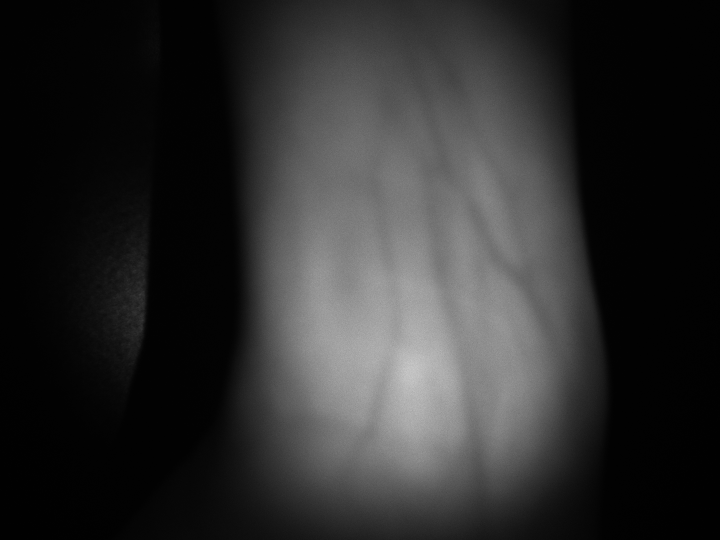
#> input picture vein_images/Left_Vein01850nm.png, 1440 x 1080 px (shown at 1/2 size)
$ jupyter execute --allow-errors kpdet_testbed.ipynb
#> lines starting #> are read from the running program, lines starting #| are printed output that depends on the picture
[cell 1]
import cv2
import numpy as np
import matplotlib.pyplot as plt

[cell 2]
vein_l = cv2.imread(r"./vein_images/Left_Vein01850nm.png",0)
#> vein_l is the input picture: shape (1080, 1440); min 0, max 216, mean 45
vein_r = cv2.imread(r"./vein_images/Right_Vein01850nm.png",0)
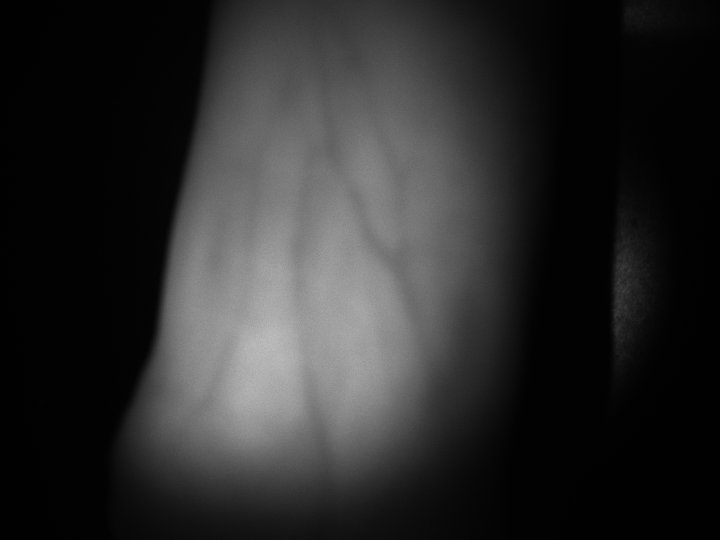
#> input picture vein_images/Right_Vein01850nm.png, 1440 x 1080 px (shown at 1/2 size)
#> vein_r is the input picture: shape (1080, 1440); min 0, max 202, mean 43.2

clahe = cv2.createCLAHE(clipLimit = 8)

feat1 = clahe.apply(vein_l)
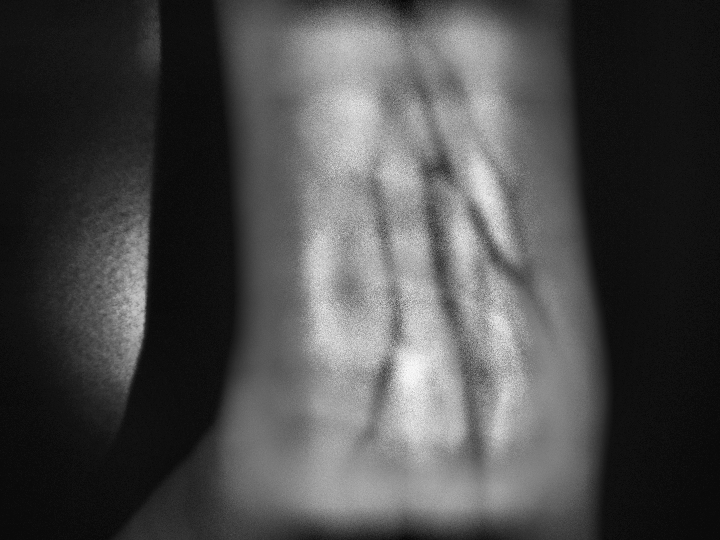
#> feat1: shape (1080, 1440) (shown at 1/2 size); min 0, max 253, mean 74.7
feat2 = clahe.apply(vein_r)
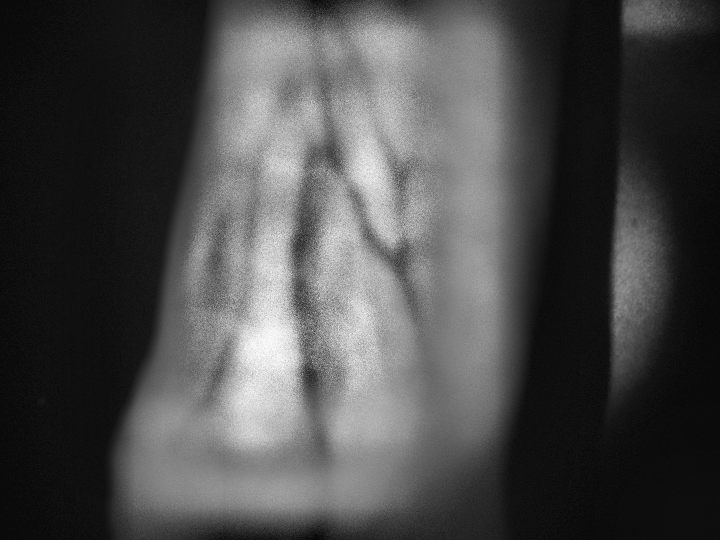
#> feat2: shape (1080, 1440) (shown at 1/2 size); min 0, max 255, mean 74.6

plt.figure(figsize=(30,10))

ax = plt.subplot(1,3,1)

plt.imshow(feat1,cmap='gray')

# target image

ax = plt.subplot(1,3,2)
plt.imshow(feat2,cmap='gray')
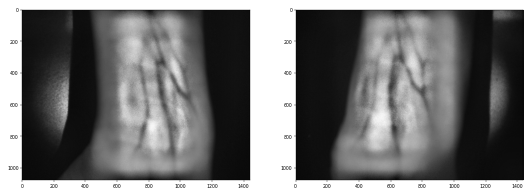
#> figure drawn by matplotlib, 2 panels

[cell 3]
#scaling down the images
scale = 4
widthl = int(feat1.shape[1]/scale)
#> widthl = 360
heightl = int(feat1.shape[0]/scale)
#> heightl = 270
diml = (widthl, heightl)
#> diml = (360, 270)
img1 = cv2.resize(feat1, diml, cv2.INTER_AREA)
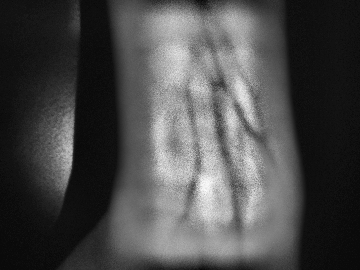
#> img1: shape (270, 360); min 6, max 252, mean 74.7

widthr = int(feat2.shape[1]/scale)
#> widthr = 360
heightr = int(feat2.shape[0]/scale)
#> heightr = 270
dimr = (widthr, heightr)
#> dimr = (360, 270)
img2 = cv2.resize(feat2, dimr, cv2.INTER_AREA)
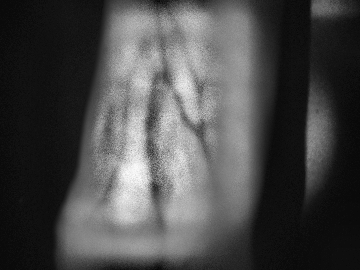
#> img2: shape (270, 360); min 5, max 251, mean 74.6

[cell 4]
orb = cv2.ORB_create()
KeyPoints1, des1 = orb.detectAndCompute(img1, None)
#> KeyPoints1 = 353 keypoints; strongest (x, y, size): (244, 125, 111.1), (192, 184, 77.1), (199, 177, 77.1), (194, 184, 31)
KeyPoints2, des2 = orb.detectAndCompute(img2, None)
#> KeyPoints2 = 319 keypoints; strongest (x, y, size): (200, 125, 92.6), (190, 111, 111.1), (197, 129, 111.1), (194, 116, 92.6)

[cell 5]
from skimage.feature import ORB, match_descriptors

detector_extractor1 = ORB(n_keypoints=400)
detector_extractor2 = ORB(n_keypoints=400)

detector_extractor1.detect_and_extract(img1)
detector_extractor2.detect_and_extract(img2)
matches = match_descriptors(detector_extractor1.descriptors, detector_extractor2.descriptors)
matches[0][1]

[cell 6]
bf = cv2.BFMatcher(cv2.NORM_L1, crossCheck= True)
matches = bf.match(des1, des2)
#> matches = 89 matches
matches = sorted(matches, key = lambda x:x.distance)
# matches
# len(matches)

[cell 7]
kpmatch1 = []
kpmatch2 = []
matches_ = []

for match in matches:
    if np.linalg.norm(np.asarray(KeyPoints1[match.queryIdx].pt) - np.asarray(KeyPoints2[match.trainIdx].pt)) < 20:
        kpmatch1.append(KeyPoints1[match.queryIdx])
        kpmatch2.append(KeyPoints2[match.trainIdx])
        matches_.append(match)
#> this loop made 89 passes
#> after the loop, kpmatch1 = 3 keypoints; (x, y, size): (178, 119, 31), (187, 92, 53.6), (185, 90, 37.2); kpmatch2 = 3 keypoints; (x, y, size): (202, 84, 31), (202, 83, 53.6), (167, 130, 44.6); matches_ = 3 matches


kpmatch1 = tuple(kpmatch1)
kpmatch2 = tuple(kpmatch2)
len(kpmatch1)
#> Out = 3

[cell 8]
kpmatch1 = []
kpmatch2 = []
matches_ = []

i = 0
j = 0
for match in matches:
    if np.linalg.norm(np.asarray(KeyPoints1[match.queryIdx].pt) - np.asarray(KeyPoints2[match.trainIdx].pt)) < 1000:
        if np.linalg.norm(np.asarray(KeyPoints1[match.queryIdx].pt) - np.asarray(KeyPoints2[match.trainIdx].pt)) > 0:
            matches[i] = match
            print(matches[i])
            j = j+1

    else:
        match.distance = 5000
        matches[i] = match
#         print(matches[i])
    i = i+1
#> after the loop, i = 89; j = 89

matches = sorted(matches, key = lambda x:x.distance)
matches
#> Out = 89 matches

[cell 9]
matching_result = []
matching_result = cv2.drawMatches(img1, KeyPoints1, img2, KeyPoints2, matches[0:j+1], None, flags=2)
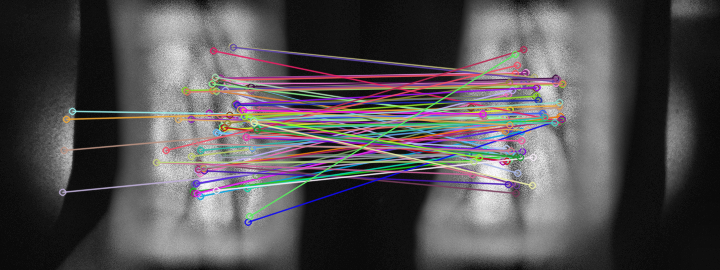
#> matching_result: shape (270, 720, 3); mean of channels 0, 1, 2 82.5, 80.8, 83.8; drawn as B, G, R

mr = cv2.resize(matching_result, (0, 0), fx = 0.5, fy = 0.5)
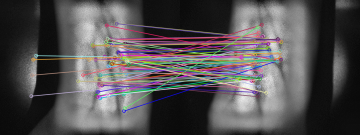
#> mr: shape (135, 360, 3); mean of channels 0, 1, 2 82.7, 81, 84; drawn as B, G, R
plt.figure(figsize=(300,100))
ax = plt.subplot(1,3,1)
plt.imshow(mr, cmap = 'gray')

p1=[]
p2=[]
for match in matches[0:i+1]:
    p1.append([KeyPoints1[match.queryIdx].pt])
    p2.append([KeyPoints2[match.trainIdx].pt])
#> after the loop, p1 = 89 items; p2 = 89 items

p1 = np.array(p1)
#> p1 = 89 rows, first 8: [220.8, 78], [194, 184], [220.3, 77.76], [196, 183], [222, 126], [220, 115], [222, 129.6], [222, 154.8]
p2 = np.array(p2)
#> p2 = 89 rows, first 8: [165.6, 72], [150, 128], [164.2, 73.44], [148.8, 128.4], [148.8, 159.6], [152, 183], [149.8, 109.4], [150, 154]

p1 = p1.reshape(p1.shape[0],2)
#> p1 = 89 pairs, first value 62.21 to 256.8, second value 46.08 to 221.8
p2 = p2.reshape(p2.shape[0],2)
#> p2 = 89 pairs, first value 108 to 202.2, second value 49.2 to 192.8

p1 = p1*scale
#> p1 = 89 pairs, first value 248.8 to 1027.2, second value 184.3 to 887
p2 = p2*scale
#> p2 = 89 pairs, first value 432 to 808.7, second value 196.8 to 771.4
